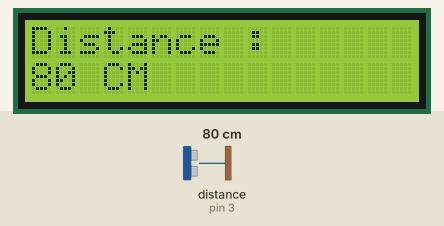
Bench run of a sketch on a simulated Arduino Uno, built with avr-gcc and run on an emulated ATmega328P. Parts: 16×2 character LCD. Inputs (shaded band) come from the test bench; at power-on: distance to the obstacle (sensor on pin 3) 80 cm.

Above: at 1.2 s.
1.3 s: distance to the obstacle (sensor on pin 3) set to 2 cm
At 2.1 s:
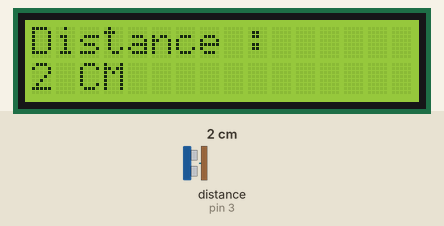
3.1 s: distance to the obstacle (sensor on pin 3) set to 4 cm
At 4.0 s:
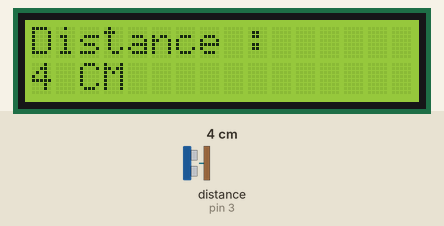
4.6 s: distance to the obstacle (sensor on pin 3) set to 9 cm
At 5.8 s:
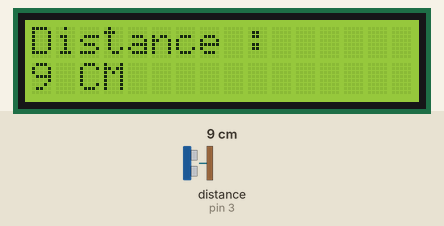
Timing chart, 0 to 7.6 s (numbered marks = the images above; inputs shaded):
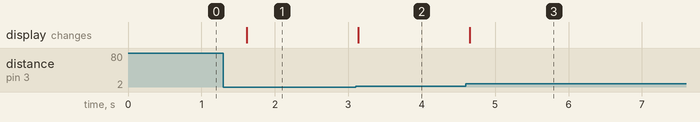

Measured:
- after the input at 1.3 s, the display: changes after 0.32 s (image 1)
- after the input at 3.1 s, the display: changes at once (image 2)
- after the input at 4.6 s, the display: changes after 0.05 s (image 3)

The sketch:

05_HCSR04.ino
```cpp
#include <Wire.h>
#include <HCSR04.h>
#include <LiquidCrystal_I2C.h>

HCSR04 hc(2, 3);
LiquidCrystal_I2C lcd(0x27, 16, 2);

void setup() {
  // Serial.begin(9600);
  lcd.begin();
  lcd.backlight();
  lcd.setCursor(0,0);
  lcd.print("Distance :");
}

void loop() {
  lcd.setCursor(0,1);
  int dist = hc.dist();
  lcd.print( String(dist) + " CM " );
  // Serial.println(hc.dist());
  delay(500);
}
```
